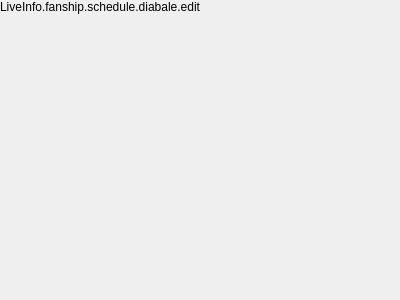
<?xml version="1.0" encoding="UTF-8"?>
<ui version="4.0">
 <class>PLSFanshipWidget</class>
 <widget class="QWidget" name="PLSFanshipWidget">
  <property name="geometry">
   <rect>
    <x>0</x>
    <y>0</y>
    <width>400</width>
    <height>300</height>
   </rect>
  </property>
  <property name="windowTitle">
   <string>Form</string>
  </property>
  <layout class="QVBoxLayout" name="verticalLayout">
   <property name="spacing">
    <number>0</number>
   </property>
   <property name="leftMargin">
    <number>0</number>
   </property>
   <property name="topMargin">
    <number>0</number>
   </property>
   <property name="rightMargin">
    <number>0</number>
   </property>
   <property name="bottomMargin">
    <number>0</number>
   </property>
   <item>
    <widget class="QLabel" name="detailLabel">
     <property name="text">
      <string>LiveInfo.fanship.schedule.diabale.edit</string>
     </property>
    </widget>
   </item>
   <item>
    <spacer name="verticalSpacer">
     <property name="orientation">
      <enum>Qt::Vertical</enum>
     </property>
     <property name="sizeHint" stdset="0">
      <size>
       <width>20</width>
       <height>40</height>
      </size>
     </property>
    </spacer>
   </item>
  </layout>
 </widget>
 <resources/>
 <connections/>
</ui>
